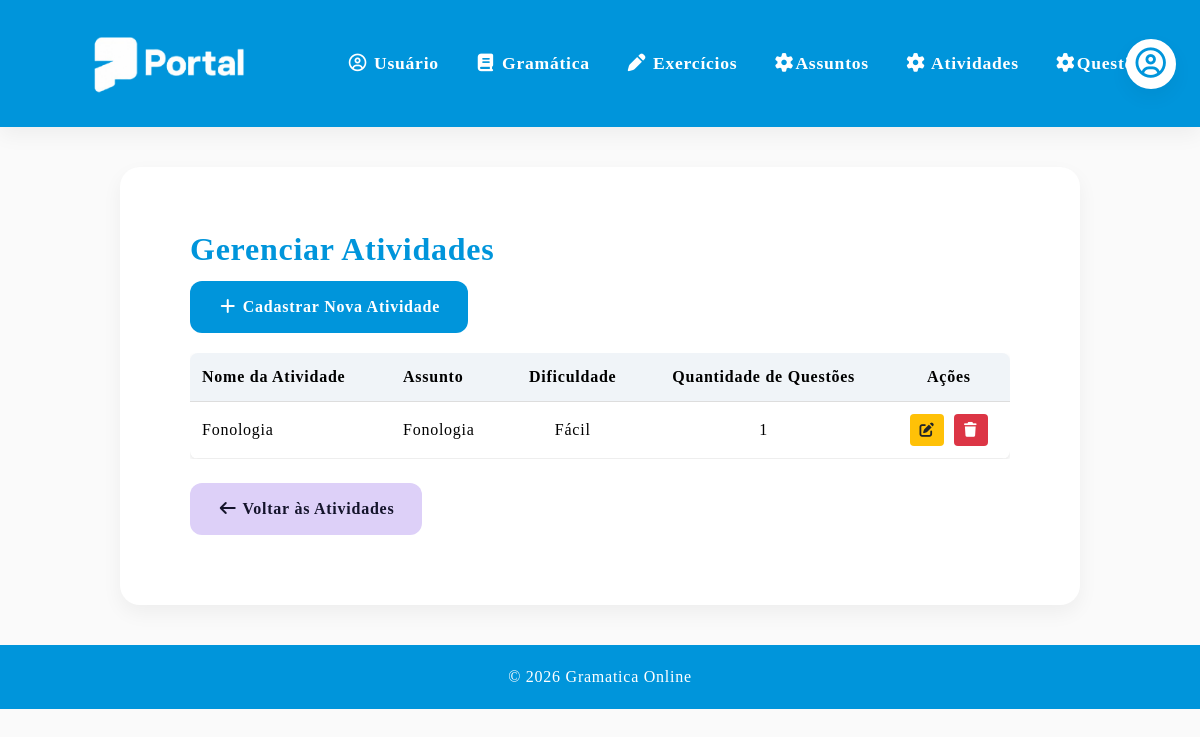
The app's page /listar_atividades, older data.
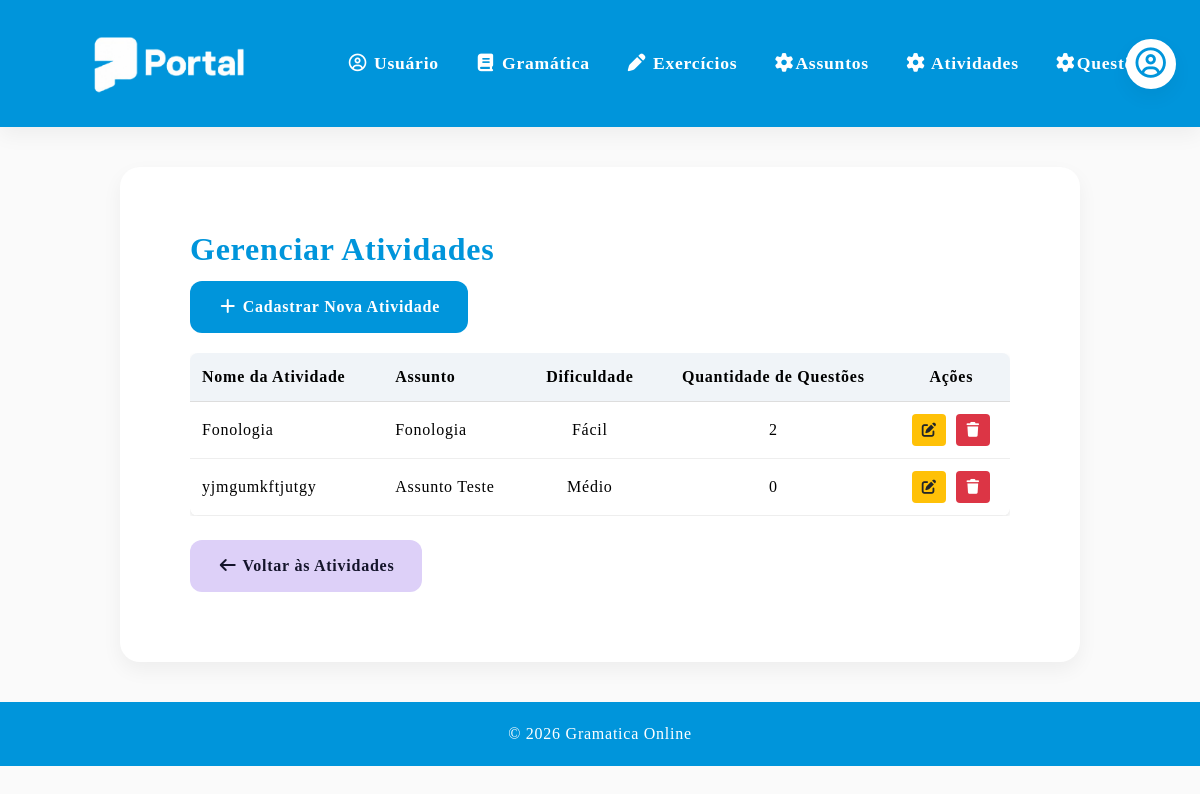
The same page, newer data.
### models.py (models this page shows)
class Atividade(db.Model):
    __tablename__ = "atividade"
    id = db.Column(db.Integer, primary_key=True)
    nome = db.Column(db.String(150), nullable=True)
    dificuldade = db.Column(db.String(50), nullable=True)
    assunto_id = db.Column(db.Integer, db.ForeignKey("assunto.id"), nullable=True)
    assunto = db.relationship("Assunto", back_populates="atividades")
    questoes = db.relationship("Questao", back_populates="atividade", lazy=True, cascade="all, delete-orphan")

class Assunto(db.Model):
    __tablename__ = "assunto"
    id = db.Column(db.Integer, primary_key=True)
    nome = db.Column(db.String(100), nullable=False)
    conteudo = db.Column(db.Text, nullable=True)
    imagem = db.Column(db.String(255), nullable=True)
    arquivo_pdf = db.Column(db.String(255), nullable=True)
    atividades = db.relationship("Atividade", back_populates="assunto", lazy=True)

### app.py (the view)
@app.route('/listar_atividades')
def listar_atividades():
    try:
        atividades = Atividade.query.all()
        assuntos = Assunto.query.all()
        return render_template("listar_atividades.html", atividades=atividades, assuntos=assuntos)
    except Exception as e:
        print("ERRO LISTAR ATIVIDADES:", str(e))
        flash("Erro ao carregar atividades.")
        return redirect(url_for('atividades'))

### templates/listar_atividades.html (shortened to what this page needs)
{% extends "base.html" %}
{% block conteudo %}
        <section class="section">
            <h2>Gerenciar Atividades</h2>
            <p>
                <a href="{{ url_for('cadastrar_atividade') }}" class="btn btn-detalhe">
                    <i class="fa-solid fa-plus"></i> Cadastrar Nova Atividade
                </a>
            </p>
            <div style="margin-top: 20px; overflow-x: auto;">
                <table style="width: 100%; border-collapse: collapse; background: #fff; border-radius: 8px; overflow: hidden; box-shadow: 0 2px 4px rgba(0,0,0,0.1);">
                    <thead>
                        <tr style="background: #f0f4f8;">
                            <th style="padding: 12px; text-align: left; border-bottom: 1px solid #ddd;">Nome da Atividade</th>
                            <th style="padding: 12px; text-align: left; border-bottom: 1px solid #ddd;">Assunto</th>
                            <th style="padding: 12px; text-align: center; border-bottom: 1px solid #ddd;">Dificuldade</th>
                            <th style="padding: 12px; text-align: center; border-bottom: 1px solid #ddd;">Quantidade de Questões</th>
                            <th style="padding: 12px; text-align: center; border-bottom: 1px solid #ddd;">Ações</th>
                        </tr>
                    </thead>
                    <tbody>
                        {% for atividade in atividades %}
                        <tr>
                            <td style="padding: 12px; border-bottom: 1px solid #eee;">{{ atividade.nome }}</td>
                            <td style="padding: 12px; border-bottom: 1px solid #eee;">{{ atividade.assunto.nome }}</td>
                            <td style="padding: 12px; border-bottom: 1px solid #eee; text-align: center;">{{ atividade.dificuldade }}</td>
                            <td style="padding: 12px; border-bottom: 1px solid #eee; text-align: center;">{{ atividade.questoes|length }}</td>
                            <td style="padding: 12px; border-bottom: 1px solid #eee; text-align: center;">
                                <a href="{{ url_for('editar_atividade', id=atividade.id) }}" class="btn" style="padding: 4px 8px; font-size: 0.9em; background: #ffc107; color: #212529; text-decoration: none; border-radius: 4px; margin-right: 5px;">
                                    <i class="fa-solid fa-pen-to-square"></i>
                                </a>
                                <a href="{{ url_for('apagar_atividade', id=atividade.id) }}" class="btn" style="padding: 4px 8px; font-size: 0.9em; background: #dc3545; color: white; text-decoration: none; border-radius: 4px;" onclick="return confirm('Tem certeza que deseja apagar?')">
                                    <i class="fa-solid fa-trash"></i>
                                </a>
                            </td>
                        </tr>
                        {% else %}
                        <tr>
                            <td colspan="5" style="padding: 15px; text-align: center; color: #6c757d;">Nenhuma atividade cadastrada.</td>
                        </tr>
                        {% endfor %}
                    </tbody>
                </table>
            </div>
            <br>
            <a href="{{ url_for('atividades') }}" class="btn btn-gramatica">
                <i class="fa-solid fa-arrow-left"></i> Voltar às Atividades
            </a>
        </section>
{% endblock %}

Row changes from the older to the newer data that the page shows:
computed for Atividade "Fonologia": questoes|length "1" → "2"
added Atividade: nome "yjmgumkftjutgy", assunto.nome "Assunto Teste", dificuldade "Médio", questoes|length "0"
